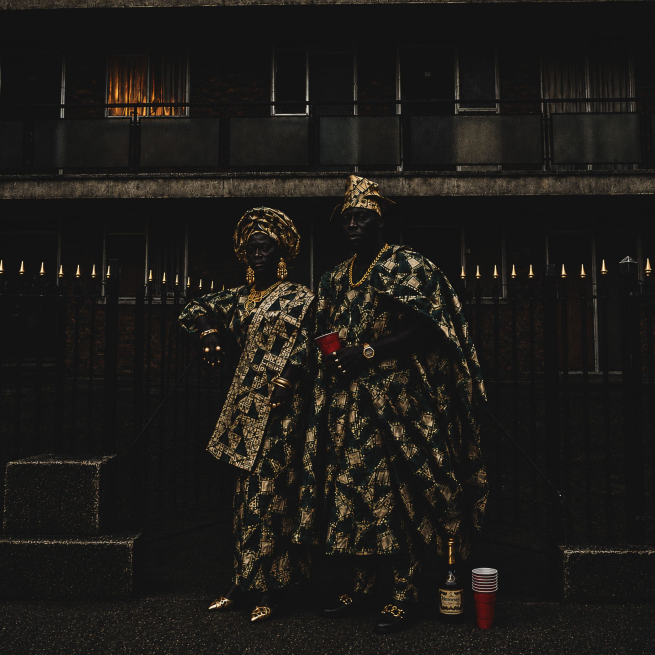
#> input picture image-square.jpg, 1965 x 1965 px (shown at 1/3 size)
$ python export-welcome-tile.py ../image-square.jpg ../home-page.png 1.0
#> lines starting #> are read from the running program, lines starting #| are printed output that depends on the picture
#!/usr/bin/env python3
"""Export a 480x600 archive tile for the welcome email's 3-up row.

    python3 scripts/export-welcome-tile.py <master.jpg> <slug> [focus]

Writes images/newsletter/welcome/tile-<slug>.jpg: a 4:5 cover crop of the
master, 480x600, quality 82 — the same treatment as the existing
tile-girl-dad / tile-sisterhood files. `focus` is the crop centre along
the axis being trimmed, 0.0-1.0 (default 0.5). Print masters run to
50,000px, hence MAX_IMAGE_PIXELS and draft(); never pass the .tif/.png.
"""
import sys
from pathlib import Path

from PIL import Image

Image.MAX_IMAGE_PIXELS = None
W, H, Q = 480, 600, 82


def main():
    if len(sys.argv) not in (3, 4):
        raise SystemExit(__doc__)
    src, slug = Path(sys.argv[1]), sys.argv[2]
    focus = float(sys.argv[3]) if len(sys.argv) == 4 else 0.5
    if src.suffix.lower() in ('.tif', '.tiff', '.png', '.pdf'):
        raise SystemExit('use the .jpg master')
    dst = Path('images/newsletter/welcome') / f'tile-{slug}.jpg'
    with Image.open(src) as im:
#> im is the input picture: PIL image 1965x1965 RGB; mean R, G, B 29.7, 27.6, 24.6
        if im.format == 'JPEG':
            im.draft('RGB', (W * 4, H * 4))
        im = im.convert('RGB')
        w, h = im.size
#> w = 1965; h = 1965
        target = W / H
        if w / h > target:  # too wide: trim sides
            cw = round(h * target)
#> cw = 1572
            x = round((w - cw) * focus)
#> x = 393
            box = (x, 0, x + cw, h)
#> box = (393, 0, 1965, 1965)
        else:               # too tall: trim top/bottom
            ch = round(w / target)
            y = round((h - ch) * focus)
            box = (0, y, w, y + ch)
        im = im.crop(box).resize((W, H), Image.LANCZOS)
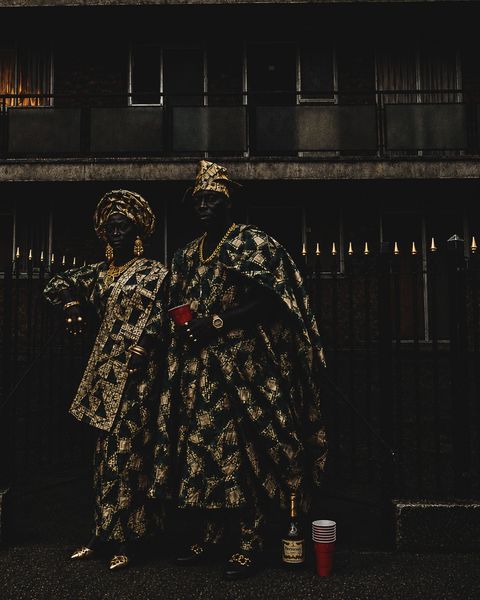
#> im: PIL image 480x600 RGB; mean R, G, B 30.7, 28.5, 25.2
        im.save(dst, 'JPEG', quality=Q, optimize=True, progressive=True)
#> (the run stopped early here; a loop or call above may not have finished)
